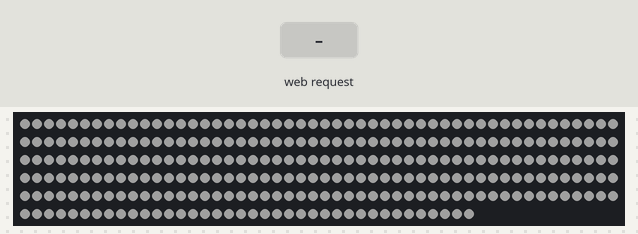
Bench run of a sketch on a simulated ESP32. Shown: 288 RGB LEDs in strip order, left to right, continuing on the next row. Inputs (shaded band) come from the test bench. Dim RGB values are drawn brighter than linear; what the sketch prints to the serial monitor is not drawn.

Above: at 1.2 s.
1.3 s: HTTP request GET /?r received
Timing chart, 0 to 4.3 s (numbered marks = the images above; inputs shaded):
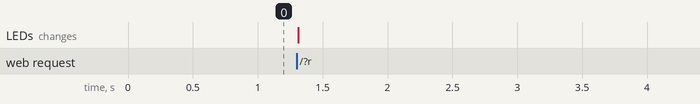

The sketch:

espRGB.ino
```cpp
// Libraries
#include <WiFi.h>
#include <Adafruit_NeoPixel.h>

// Macros
#define LED_PIN    13
#define LED_COUNT 288

// Globals
// --WiFi
const char* ssid     = "ESP32-RGB-controller";
const char* password = "RainbowRainbow";

IPAddress local_ip(192,168,1,1);
IPAddress gateway(192,168,1,1);
IPAddress subnet(255,255,255,0);

WiFiServer server(80);

// --HTTP request
String header;
String redString = "", greenString = "", blueString = "";
int pos1 = 0, pos2 = 0, pos3 = 0, pos4 = 0;

// --LED strip
Adafruit_NeoPixel strip(LED_COUNT, LED_PIN, NEO_GRB + NEO_KHZ800);

// Functions
// --Set static colour for all leds on the strip
void setColour(int red, int green, int blue) {
    for(int i=0; i<strip.numPixels(); i++) {
        strip.setPixelColor(i, strip.Color(red, green, blue));
    }
    strip.show();
}

// Setup
void setup() {
    Serial.begin(115200);

    WiFi.softAP(ssid, password);
    WiFi.softAPConfig(local_ip, gateway, subnet);
    Serial.print("Starting server at: ");
    Serial.println(WiFi.softAPIP());
    server.begin();

    strip.begin();
    strip.show();
    strip.setBrightness(64);

    setColour(127, 127, 127);
}

// Loop
void loop() {
    WiFiClient client = server.available();                     // Listen for incoming clients

    if (client) {                                               // If a new client connects,
        Serial.println("New Client.");                          // print a message out in the serial port
        String currentLine = "";                                // make a String to hold incoming data from the client

        while (client.connected()) {                            // loop while the client's connected
            if (client.available()) {                           // if there's bytes to read from the client,
                char c = client.read();                         // read a byte, then
                Serial.write(c);                                // print it out the serial monitor
                header += c;
                if (c == '\n') {                                // if the byte is a newline character
                                                                // if the current line is blank, you got two newline characters in a row.
                                                                // that's the end of the client HTTP request, so send a response:
                    if (currentLine.length() == 0) {
                                                                // HTTP headers always start with a response code (e.g. HTTP/1.1 200 OK)
                        client.println("HTTP/1.1 200 OK");      // and a content-type so the client knows what's coming, then a blank line:
                        client.println("Content-type:text/html");
                        client.println("Connection: close");
                        client.println();

                        client.println("<!DOCTYPE html>");      // Display the HTML web page
                        client.println("<html>");
                        client.println("<head>");
                        client.println("<meta charset=\"UTF-8\">");
                        client.println("<meta name=\"viewport\" content=\"width=device-width, initial-scale=1.0\">");
                        client.println("<style>");
                        client.println(".divide {margin:0;width:100vw;height:20vh;}");
                        client.println(".sldcontrol {-webkit-appearance:none;margin-top:12.5vh;margin-left:20vw;width:60vw;height:1vh;background:#585858;outline:none;}");
                        client.println(".sldcontrol::-webkit-slider-thumb {margin:0;-webkit-appearance:none;appearance:none;width:7vh;height:7vh;border-radius:100%;border-style:none;cursor: pointer;}");
                        client.println(".sldcontrol::-moz-range-thumb {margin:0;width:7vh;height:7vh;border-radius:100%;border-style: none;cursor: pointer;}");
                        client.println("#sldred::-webkit-slider-thumb {background:#FF6961;}");
                        client.println("#sldred::-moz-range-thumb {background:#FF6961;}");
                        client.println("#sldgreen::-webkit-slider-thumb {background:#77DD77;}");
                        client.println("#sldgreen::-moz-range-thumb {background:#77DD77;}");
                        client.println("#sldblue::-webkit-slider-thumb {background:#6CA0DC;}");
                        client.println("#sldblue::-moz-range-thumb {background:#6CA0DC;}");
                        client.println(".dot {margin:0;font-family:Arial;text-align:center;color:rgb(127,127,127);}");
                        client.println("</style>");
                        client.println("<script>");
                        client.println("function setClr() {");
                        client.println("var redslider = document.getElementById(\"sldred\");");
                        client.println("var greenslider = document.getElementById(\"sldgreen\");");
                        client.println("var blueslider = document.getElementById(\"sldblue\");");
                        client.println("var dotClr = document.getElementById(\"dotClr\");");
                        client.println("var dotText = document.getElementById(\"dotText\");");
                        client.println("dotClr.style.color = \"rgb(\" + redslider.value + \",\" + greenslider.value + \",\" + blueslider.value + \")\";");
                        client.println("dotText.style.color = \"rgb(\" + redslider.value + \",\" + greenslider.value + \",\" + blueslider.value + \")\";}");
                        client.println("function sendClr() {");
                        client.println("var req = new XMLHttpRequest;");
                        client.println("var redslider = document.getElementById(\"sldred\");");
                        client.println("var greenslider = document.getElementById(\"sldgreen\");");
                        client.println("var blueslider = document.getElementById(\"sldblue\");");
                        client.println("req.open(\"GET\", \"/?r\" + redslider.value + \"g\" + greenslider.value + \"b\" + blueslider.value + \"&\", true);");
                        client.println("req.send();}");
                        client.println("</script>");
                        client.println("</head>");
                        client.println("<body style=\"margin: 0;background-color:#252526;display: block;\">");
                        client.println("<div class=\"divide\">");
                        client.println("<input class=\"sldcontrol\" id=\"sldred\" type=\"range\" min=\"0\" max=\"255\" value=\"127\" oninput=\"setClr()\">");
                        client.println("</div>");
                        client.println("<div class=\"divide\">");
                        client.println("<input class=\"sldcontrol\" id=\"sldgreen\" type=\"range\" min=\"0\" max=\"255\" value=\"127\" oninput=\"setClr()\">");
                        client.println("</div>");
                        client.println("<div class=\"divide\">");
                        client.println("<input class=\"sldcontrol\" id=\"sldblue\" type=\"range\" min=\"0\" max=\"255\" value=\"127\" oninput=\"setClr()\">");
                        client.println("</div>");
                        client.println("<div class=\"divide\">");
                        client.println("<p class=\"dot\" id=\"dotClr\" style=\"font-size:20vh;line-height:20vh;cursor:pointer;\" onclick=\"sendClr()\">●</p>");
                        client.println("<p class=\"dot\" id=\"dotText\" style=\"font-size:2vh;\">Tijntj3</p>");
                        client.println("</div>");
                        client.println("</body>");
                        client.println("</html>");
                        client.println();                       // The HTTP response ends with another blank line

                        if(header.indexOf("GET /?r") >= 0) {    // Request sample: /?r201g32b255&
                            pos1 = header.indexOf('r');
                            pos2 = header.indexOf('g');
                            pos3 = header.indexOf('b');
                            pos4 = header.indexOf('&');
                            redString = header.substring(pos1+1, pos2);
                            greenString = header.substring(pos2+1, pos3);
                            blueString = header.substring(pos3+1, pos4);
                            setColour(redString.toInt(), greenString.toInt(), blueString.toInt());
                        }
                    break;                                      // Break out of the while loop
                    }
                    else {                                      // If you got a newline, then clear currentLine
                        currentLine = "";
                    }
                }
                else if (c != '\r') {                           // If you got anything else but a carriage return character,
                    currentLine += c;                           // Add it to the end of the currentLine
                }
            }
        }
    header = "";                                                // Clear the header variable
    client.stop();                                              // Close the connection
    Serial.println("Client disconnected.");
    Serial.println("");
    }
}
```
